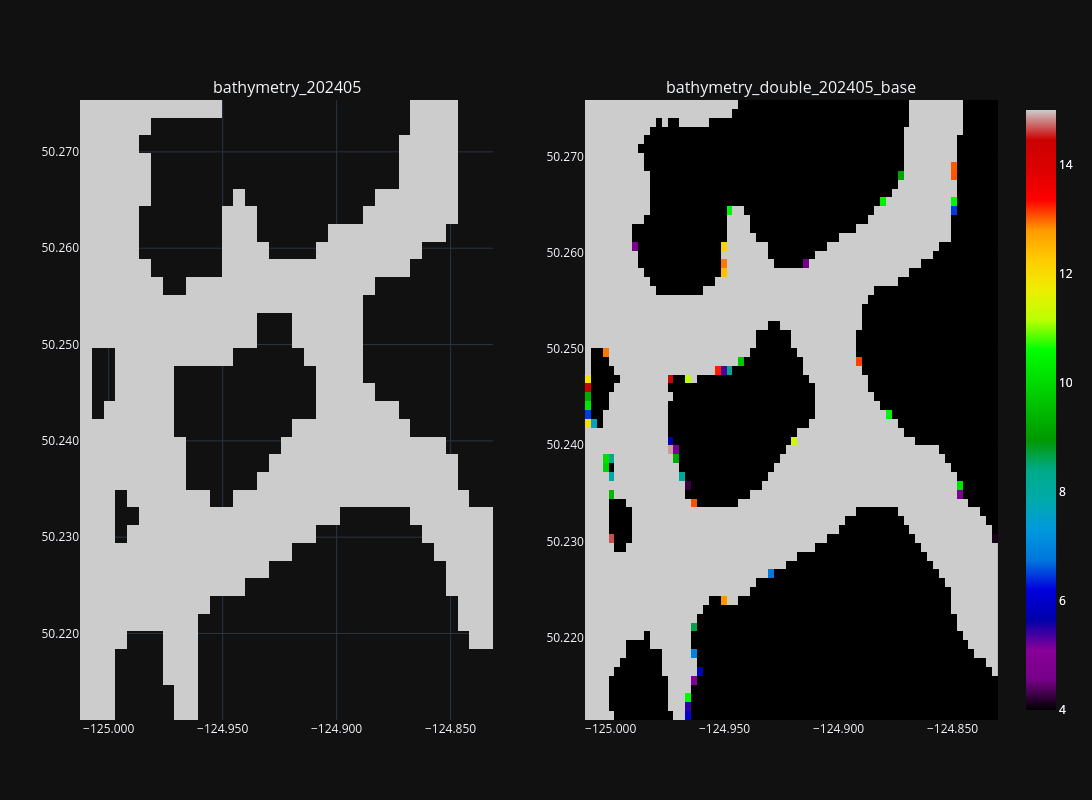

Write notebook code for a chart like this one.
### Markdown cell above
### Tile 25, 6 - Raza Island

### Code cell
fig = plotly_tile(tile_x_min_max[6], y_slices, bathy_ds, dbl_bathy_base_ds)
fig.show()

### Figure 1 — Plotly figure (JSON) as saved in the notebook; plotly's stock layout.template omitted (floating-point values rounded to 4 significant figures; data arrays with more than 128 entries replaced by an {"elided": "..."} marker saying what was removed)
{"data": [{"colorscale": [[0.0, "rgb(0, 0, 0)"], [0.05, "rgb(119, 0, 136)"], [0.1, "rgb(136, 0, 153)"], [0.15, "rgb(0, 0, 170)"], [0.2, "rgb(0, 0, 221)"], [0.25, "rgb(0, 119, 221)"], [0.3, "rgb(0, 153, 221)"], [0.35, "rgb(0, 170, 170)"], [0.4, "rgb(0, 170, 136)"], [0.45, "rgb(0, 153, 0)"], [0.5, "rgb(0, 187, 0)"], [0.55, "rgb(0, 221, 0)"], [0.6, "rgb(0, 255, 0)"], [0.65, "rgb(187, 255, 0)"], [0.7, "rgb(238, 238, 0)"], [0.75, "rgb(255, 204, 0)"], [0.8, "rgb(255, 153, 0)"], [0.85, "rgb(255, 0, 0)"], [0.9, "rgb(221, 0, 0)"], [0.95, "rgb(204, 0, 0)"], [1.0, "rgb(204, 204, 204)"]], "customdata": {"elided": "35x35x2 int values"}, "hovertemplate": "Lon: %{x:.3f}<br>Lat: %{y:.3f}<br>Depth: %{z:.2f} m<br>x, y: %{customdata}<extra></extra>", "x": [-125.0, -125.0, -125.0, -125.0, -125.0, -125.0, -125.0, -125.0, -125.0, -125.0, -125.0, -125.0, -124.9, -124.9, -124.9, -124.9, -124.9, -124.9, -124.9, -124.9, -124.9, -124.9, -124.9, -124.9, -124.9, -124.9, -124.9, -124.9, -124.9, -124.9, -124.9, -124.8, -124.8, -124.8, -124.8], "y": [50.21, 50.21, 50.22, 50.22, 50.22, 50.22, 50.22, 50.22, 50.23, 50.23, 50.23, 50.23, 50.23, 50.24, 50.24, 50.24, 50.24, 50.24, 50.25, 50.25, 50.25, 50.25, 50.25, 50.25, 50.26, 50.26, 50.26, 50.26, 50.26, 50.27, 50.27, 50.27, 50.27, 50.27, 50.27], "z": {"elided": "35x35 float values"}, "zmax": 15, "zmin": 4, "type": "heatmap", "xaxis": "x", "yaxis": "y"}, {"colorscale": [[0.0, "rgb(0, 0, 0)"], [0.05, "rgb(119, 0, 136)"], [0.1, "rgb(136, 0, 153)"], [0.15, "rgb(0, 0, 170)"], [0.2, "rgb(0, 0, 221)"], [0.25, "rgb(0, 119, 221)"], [0.3, "rgb(0, 153, 221)"], [0.35, "rgb(0, 170, 170)"], [0.4, "rgb(0, 170, 136)"], [0.45, "rgb(0, 153, 0)"], [0.5, "rgb(0, 187, 0)"], [0.55, "rgb(0, 221, 0)"], [0.6, "rgb(0, 255, 0)"], [0.65, "rgb(187, 255, 0)"], [0.7, "rgb(238, 238, 0)"], [0.75, "rgb(255, 204, 0)"], [0.8, "rgb(255, 153, 0)"], [0.85, "rgb(255, 0, 0)"], [0.9, "rgb(221, 0, 0)"], [0.95, "rgb(204, 0, 0)"], [1.0, "rgb(204, 204, 204)"]], "customdata": {"elided": "70x70x2 int values"}, "hovertemplate": "Lon: %{x:.3f}<br>Lat: %{y:.3f}<br>Depth: %{z:.2f} m<br>x, y: %{customdata}<extra></extra>", "x": [-125.0, -125.0, -125.0, -125.0, -125.0, -125.0, -125.0, -125.0, -125.0, -125.0, -125.0, -125.0, -125.0, -125.0, -125.0, -125.0, -125.0, -125.0, -125.0, -125.0, -125.0, -125.0, -125.0, -125.0, -124.9, -124.9, -124.9, -124.9, -124.9, -124.9, -124.9, -124.9, -124.9, -124.9, -124.9, -124.9, -124.9, -124.9, -124.9, -124.9, -124.9, -124.9, -124.9, -124.9, -124.9, -124.9, -124.9, -124.9, -124.9, -124.9, -124.9, -124.9, -124.9, -124.9, -124.9, -124.9, -124.9, -124.9, -124.9, -124.9, -124.9, -124.9, -124.8, -124.8, -124.8, -124.8, -124.8, -124.8, -124.8, -124.8], "y": [50.21, 50.21, 50.21, 50.21, 50.22, 50.22, 50.22, 50.22, 50.22, 50.22, 50.22, 50.22, 50.22, 50.22, 50.22, 50.23, 50.23, 50.23, 50.23, 50.23, 50.23, 50.23, 50.23, 50.23, 50.23, 50.23, 50.24, 50.24, 50.24, 50.24, 50.24, 50.24, 50.24, 50.24, 50.24, 50.24, 50.25, 50.25, 50.25, 50.25, 50.25, 50.25, 50.25, 50.25, 50.25, 50.25, 50.25, 50.26, 50.26, 50.26, 50.26, 50.26, 50.26, 50.26, 50.26, 50.26, 50.26, 50.26, 50.27, 50.27, 50.27, 50.27, 50.27, 50.27, 50.27, 50.27, 50.27, 50.27, 50.27, 50.28], "z": {"elided": "70x70 float values"}, "zmax": 15, "zmin": 4, "type": "heatmap", "xaxis": "x2", "yaxis": "y2"}], "layout": {"xaxis": {"anchor": "y", "domain": [0.0, 0.45], "tickformat": ".3f"}, "yaxis": {"anchor": "x", "domain": [0.0, 1.0], "tickformat": ".3f"}, "xaxis2": {"anchor": "y2", "domain": [0.55, 1.0], "tickformat": ".3f"}, "yaxis2": {"anchor": "x2", "domain": [0.0, 1.0], "tickformat": ".3f"}, "annotations": [{"font": {"size": 16}, "showarrow": false, "text": "bathymetry_202405", "x": 0.225, "xanchor": "center", "xref": "paper", "y": 1.0, "yanchor": "bottom", "yref": "paper"}, {"font": {"size": 16}, "showarrow": false, "text": "bathymetry_double_202405_base", "x": 0.775, "xanchor": "center", "xref": "paper", "y": 1.0, "yanchor": "bottom", "yref": "paper"}], "height": 800, "width": 1600}}
